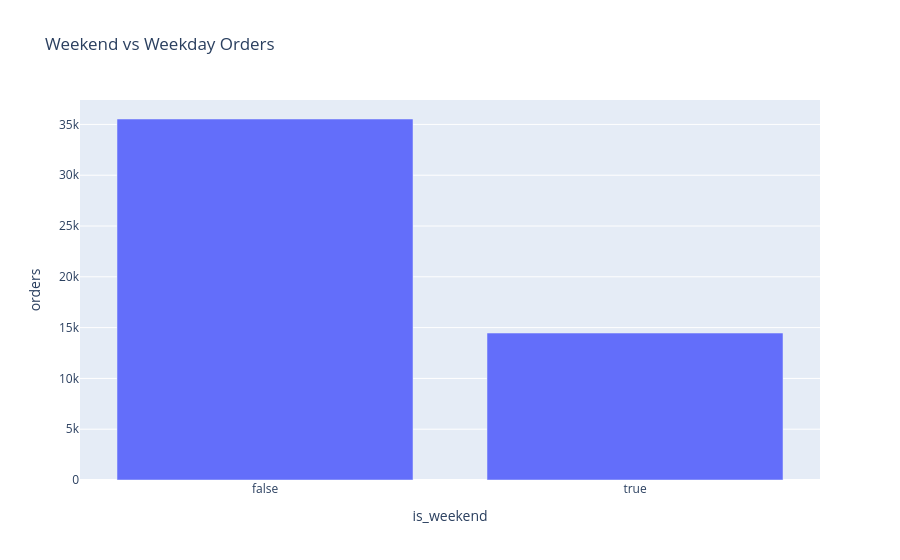

Notebook code for this chart:
### Code cell
fig = px.bar(
    weekend_analysis,
    x='is_weekend',
    y='orders',
    title='Weekend vs Weekday Orders'
)

fig.show()

### Figure 1 — Plotly figure (JSON) as saved in the notebook; plotly's stock layout.template omitted (floating-point values rounded to 4 significant figures)
{"data": [{"hovertemplate": "is_weekend=%{x}<br>orders=%{y}<extra></extra>", "legendgroup": "", "marker": {"color": "#636efa", "pattern": {"shape": ""}}, "name": "", "orientation": "v", "showlegend": false, "textposition": "auto", "type": "bar", "x": [false, true], "xaxis": "x", "y": [35534, 14466], "yaxis": "y"}], "layout": {"barmode": "relative", "legend": {"tracegroupgap": 0}, "title": {"text": "Weekend vs Weekday Orders"}, "xaxis": {"anchor": "y", "domain": [0, 1], "title": {"text": "is_weekend"}}, "yaxis": {"anchor": "x", "domain": [0, 1], "title": {"text": "orders"}}}}
